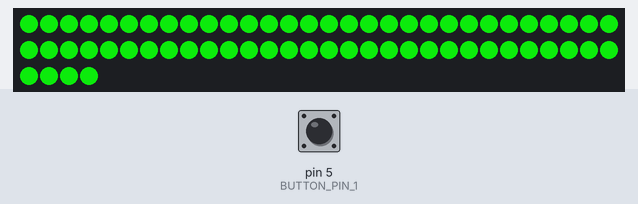
Bench run of a sketch on a simulated Arduino Uno, built with avr-gcc and run on an emulated ATmega328P. Parts: 64 RGB LEDs in strip order, left to right, continuing on the next row. The test bench sets the inputs (shaded band); at power-on: pin 5 (BUTTON_PIN_1) HIGH. Dim RGB values are drawn brighter than linear.

Above: at 3.2 s.
3.3 s: pin 5 (BUTTON_PIN_1) pulled LOW for 0.15 s
At 5.9 s:
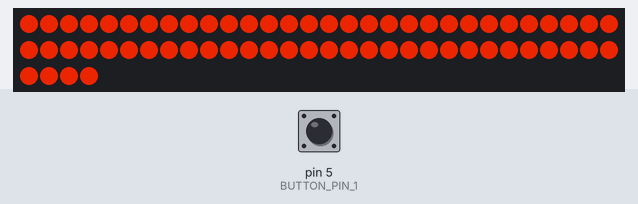
6.1 s: pin 5 (BUTTON_PIN_1) pulled LOW for 1 s
At 8.7 s:
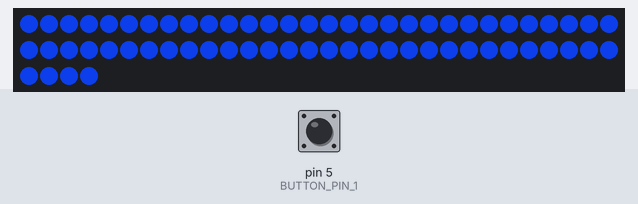
8.9 s: pin 5 (BUTTON_PIN_1) pulled LOW for 0.15 s
At 9.07 s:
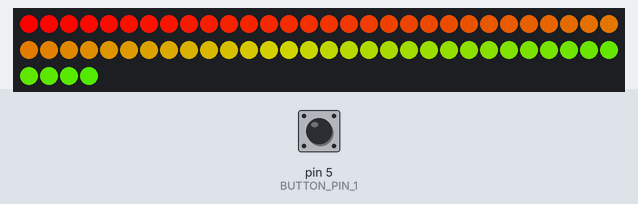
11.3 s: pin 5 (BUTTON_PIN_1) pulled LOW for 3.2 s
At 11.47 s:
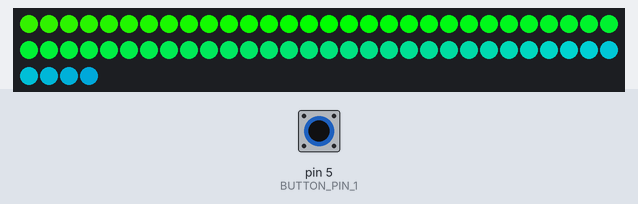
16.0 s: pin 5 (BUTTON_PIN_1) pulled LOW for 0.15 s
At 16.14 s:
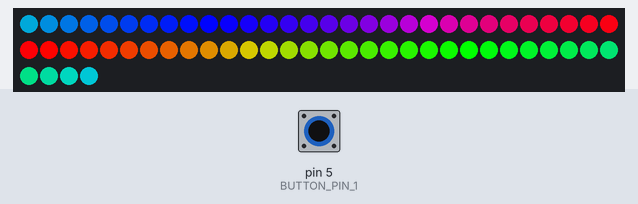
Timing chart, 0 to 19.0 s (numbered marks = the images above; inputs shaded):
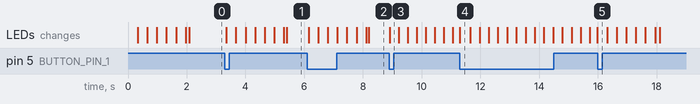

The sketch:

LedBoxCode.ino
```cpp
#include <Adafruit_NeoPixel.h>

#define BUTTON_PIN_1   5    // Digital IO pin connected to the button.  This will be
                          // driven with a pull-up resistor so the switch should
                          // pull the pin to ground momentarily.  On a high -> low
                          // transition the button press logic will execute.5

#define PIXEL_PIN    3    // Digital IO pin connected to the NeoPixels.

#define PIXEL_COUNT 64

Adafruit_NeoPixel strip = Adafruit_NeoPixel(PIXEL_COUNT, PIXEL_PIN, NEO_GRB + NEO_KHZ800);

bool oldState1 = HIGH;
bool newState1 = HIGH;
int colorIndicator = 0;

void setup() {
  pinMode(BUTTON_PIN_1, INPUT_PULLUP);

  strip.begin();
  strip.show(); // Initialize all pixels to 'off'
  colorType(0);
}

void loop() {
//  // Get current button state.
  newState1 = digitalRead(BUTTON_PIN_1);

  // Check if state changed from high to low (button press).
  if (newState1 == LOW && oldState1 == HIGH) {
    // Short delay to debounce button.
    delay(15);
    // Check if button is still low after debounce.
    newState1 = digitalRead(BUTTON_PIN_1);
    if (newState1 == LOW) {
      colorIndicator++;
      if (colorIndicator > 4)
        colorIndicator=0;
      oldState1 = newState1;
      colorType(colorIndicator);
    }
  }

  // Set the last button state to the old state.
  oldState1 = newState1;
}

void colorType(int i) {
  switch(i){
    case 0:
      solid(0, 30);
      break;
    case 1:
      solid(1,30);
      break;
    case 2:
      solid(2,30);
      break;
    case 3:
      rainbow(30);
      break;
    case 4:
      rainbowCycle(30);
      break;
  }
}


// Fill the dots one after the other with a color
void solid(uint8_t color, uint8_t wait) {
  if(color==0) {
    for(uint16_t i=0; i<strip.numPixels(); i++) {
      strip.setPixelColor(i, strip.Color(10, 190, 10));
      delay(wait);
      strip.show();
    }
  }
  if(color==1) {
    for(uint16_t i=0; i<strip.numPixels(); i++) {
      strip.setPixelColor(i, strip.Color(190, 30, 0));
      delay(wait);
      strip.show();
    }
  }
  if(color==2) {
    for(uint16_t i=0; i<strip.numPixels(); i++) {
      strip.setPixelColor(i, strip.Color(10,50,190));
      delay(wait);
      strip.show();
    }
  }
}

void rainbow(uint8_t wait) {
  uint16_t i, j;
  while(1){
  for(j=0; j<256; j++) {
    newState1 = digitalRead(BUTTON_PIN_1);

    if (newState1 == LOW && oldState1 == HIGH) {
      // Short delay to debounce button.
      delay(15);
      // Check if button is still low after debounce.
      newState1 = digitalRead(BUTTON_PIN_1);
      if (newState1 == LOW) {
        colorIndicator++;
        if (colorIndicator > 4)
          colorIndicator=0;
        oldState1 = newState1;
        colorType(colorIndicator);
      }
      return;
    }
    for(i=0; i<strip.numPixels(); i++) {
      strip.setPixelColor(i, Wheel((i+j) & 255));
    }
    strip.show();
    delay(wait);
    oldState1 = newState1;
  }
  }
}

// Slightly different, this makes the rainbow equally distributed throughout
void rainbowCycle(uint8_t wait) {
  uint16_t i, j;
  while(1){
  for(j=0; j<256*5; j++) { // 5 cycles of all colors on wheel
    newState1 = digitalRead(BUTTON_PIN_1);

    if (newState1 == LOW && oldState1 == HIGH) {
      // Short delay to debounce button.
      delay(15);
      // Check if button is still low after debounce.
      newState1 = digitalRead(BUTTON_PIN_1);
      if (newState1 == LOW) {
        colorIndicator++;
        if (colorIndicator > 4)
          colorIndicator=0;
        oldState1 = newState1;
        colorType(colorIndicator);
      }
      return;
    }

    for(i=0; i< strip.numPixels(); i++) {
      strip.setPixelColor(i, Wheel(((i * 256 / strip.numPixels()) + j) & 255));
    }
    strip.show();
    delay(wait);
    oldState1 = newState1;
  }
  }
}

// Input a value 0 to 255 to get a color value.
// The colours are a transition r - g - b - back to r.
uint32_t Wheel(byte WheelPos) {
  WheelPos = 255 - WheelPos;
  if(WheelPos < 85) {
    return strip.Color(255 - WheelPos * 3, 0, WheelPos * 3);
  }
  if(WheelPos < 170) {
    WheelPos -= 85;
    return strip.Color(0, WheelPos * 3, 255 - WheelPos * 3);
  }
  WheelPos -= 170;
  return strip.Color(WheelPos * 3, 255 - WheelPos * 3, 0);
}
```

Measured:
- after the input at 3.3 s, the LEDs: first change after 0.05 s (image 1 shows a later state)
- after the input at 6.1 s, the LEDs: first change after 0.05 s (image 2 shows a later state)
- after the input at 8.9 s, the LEDs: change at once (image 3)
